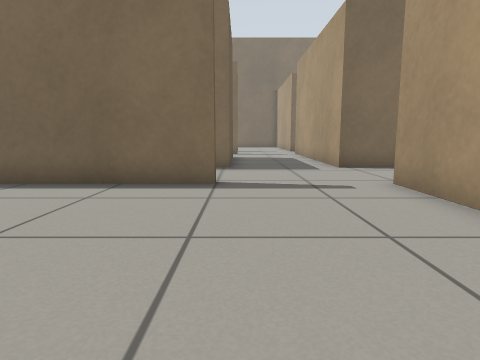
view 1 (above)

24 first-person views from a walk through a Gazebo world. The camera is 0.5 m above the floor, tilts 8° down and sees 75° across. The floor is counted in squares, 0.5 m on a side. Each view is taken from the middle of a square. On the plan, view 1 faces up. The plan holds only what a view shows up to about 12 squares ahead; the rest is blank.

view 2
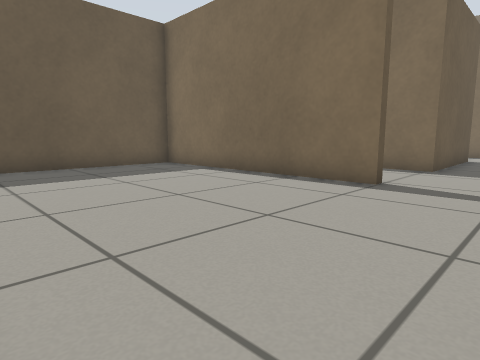

view 3
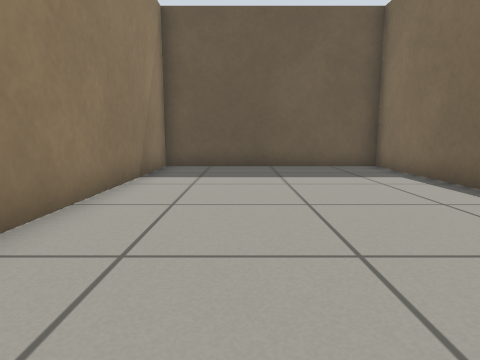

view 4
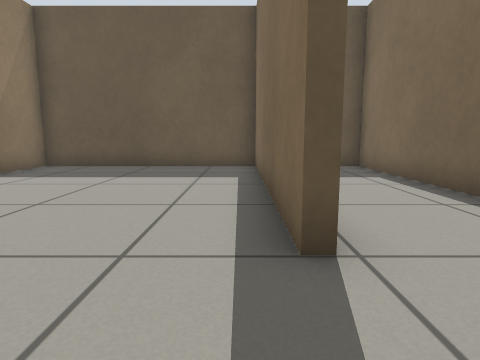

view 5
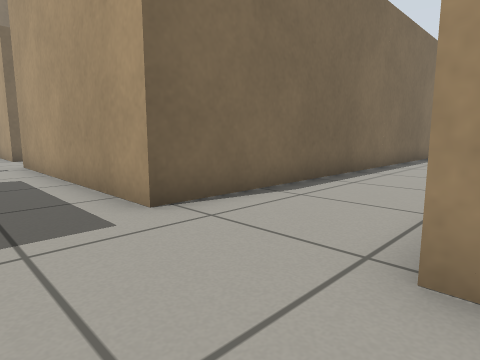

view 6
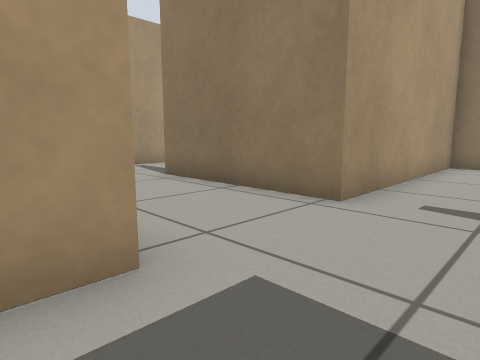

view 7
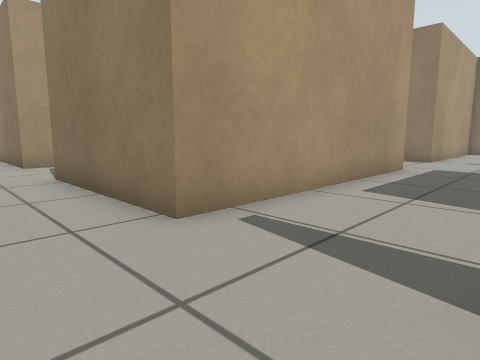

view 8
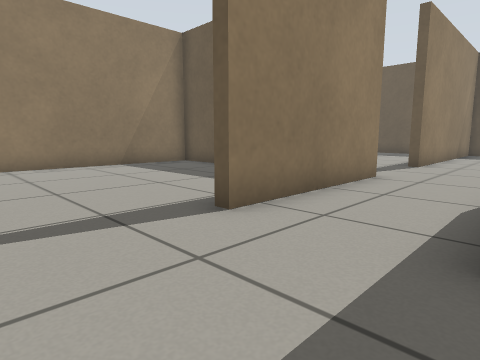

view 9
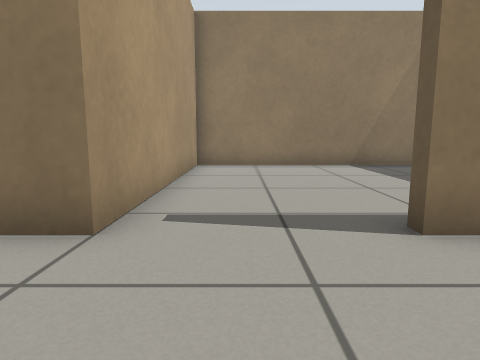

view 10
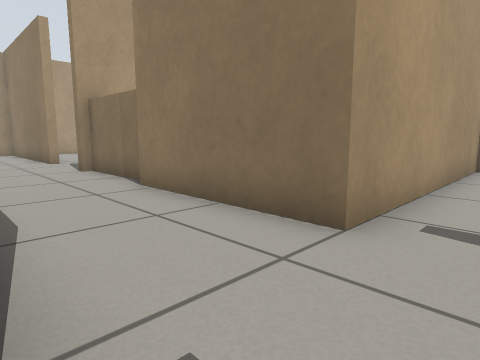

view 11
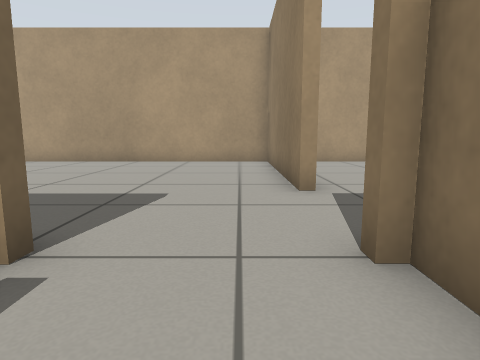

view 12
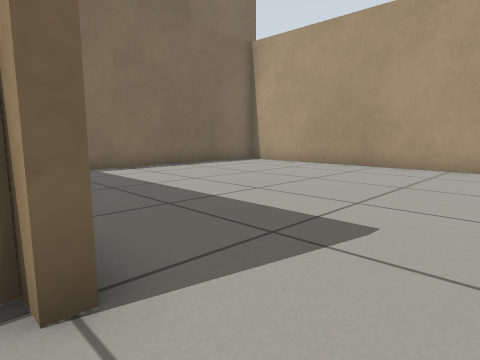

view 13
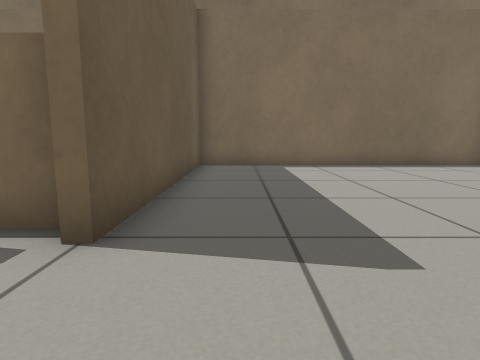

view 14
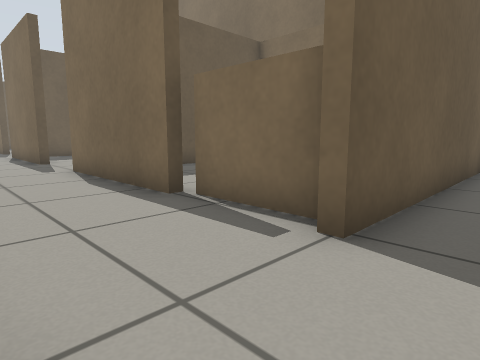

view 15
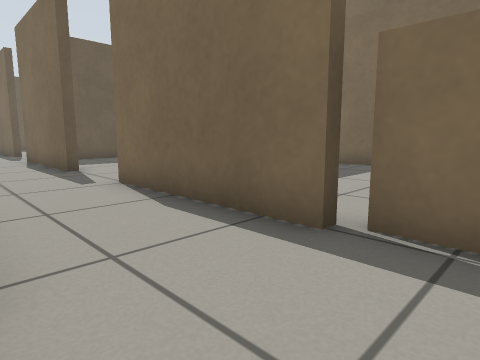

view 16
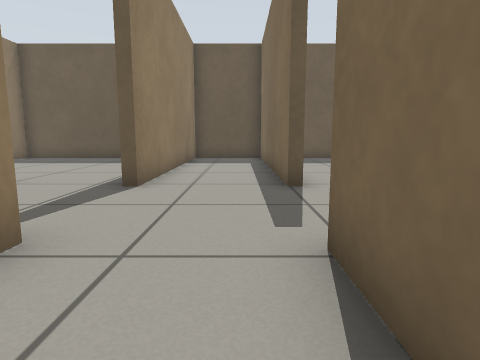

view 17
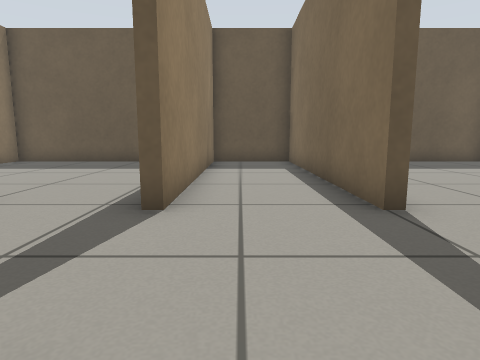

view 18
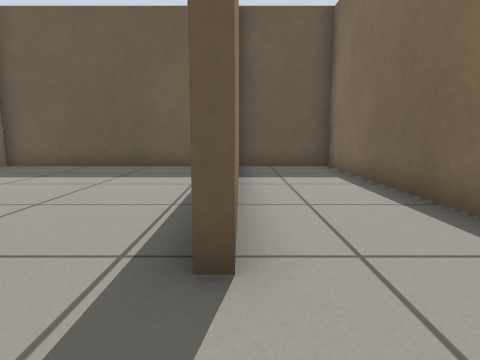

view 19
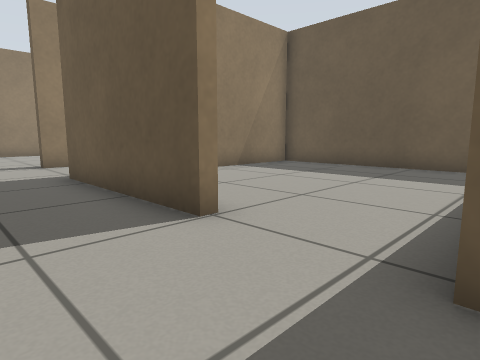

view 20
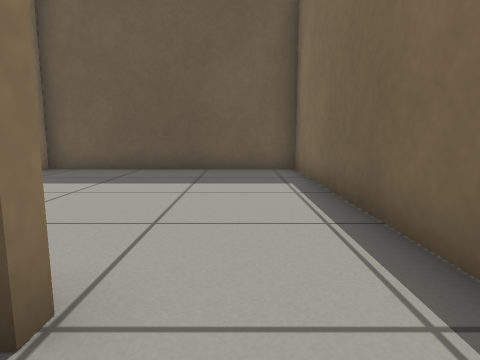

view 21
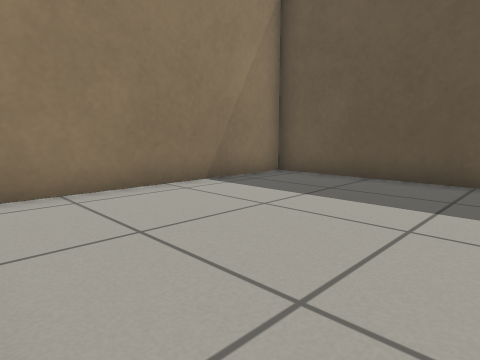

view 22
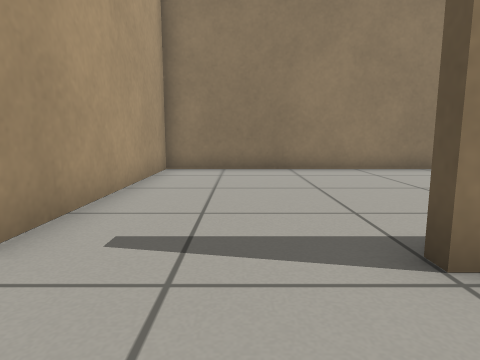

view 23
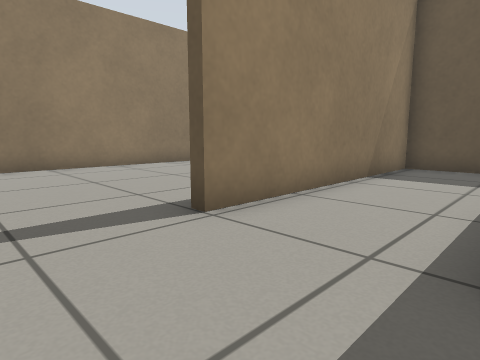

view 24
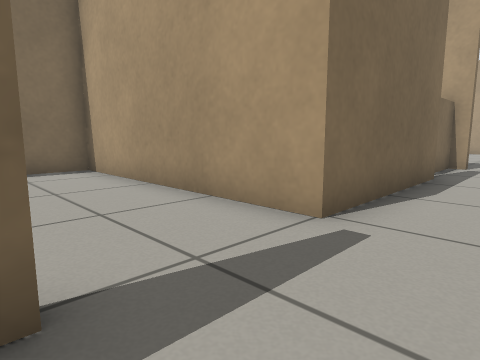

### Floor plan
Points are (right, up) in squares from view 1. A wall is a line through its corners. A room is listed if a view was taken in it or the views show most of it. See-through windows are left out.
Room 1 (views 1, 2, 3, 4, 5, 6, 22, 23)
walls: (-0.5, 6.5) (-8.4, 6.5) (-8.4, -0.5) (3.1, -0.5) (3.1, 6.6); (3.1, 9.9) (3.1, 15.4); (-0.3, 15) (-0.3, 9.9) (-8.4, 9.9) (-8.4, 6.8) (-0.5, 6.8)
ways out: opening at (1.5, 14.5) to room 3; opening at (3, 8)
Room 2 (views 7, 8, 9, 10, 11, 12, 13, 14, 15, 16, 17, 24)
walls: (16.4, 20.9) (11.5, 20.9); (19.3, 16.1) (19.3, 17.9) (19.8, 17.9); (11.5, 17.9) (16, 17.9); (22.7, 17.9) (29.3, 17.9) (29.3, 27.5); (8.4, 20.9) (3.3, 20.9) (3.3, 21.2); (3.1, 17.9) (8.3, 17.9); (29.2, 28.6) (19.6, 28.6) (19.6, 20.9) (19.3, 20.9); (-0.1, 21.4) (-0.1, 20.9) (-8.4, 20.9) (-8.4, 17.9) (-0.1, 17.9)
low walls: (16.5, 17.7) (19.4, 17.7); (19.4, 21.2) (16.6, 21.2)
ways out: opening at (1, 18) to room 3; opening at (10, 18) to room 4; opening at (1.5, 21); opening at (10, 21); opening at (21.5, 17.5); gap at (16, 21)
Room 3 (views 18, 19, 20, 21)
walls: (-0.7, 15) (-0.3, 15); (-1, 17.7) (-8.4, 17.7) (-8.4, 10.3) (-1.6, 10.3); (3.1, 15.4) (3.1, 17.9)
ways out: opening at (1.5, 14.5) to room 1; opening at (1, 18) to room 2
Room 4 (no view inside)
walls: (3.4, 12.1) (3.4, 10.9); (4, 10.3) (11.5, 10.3) (11.5, 17.9)
ways out: opening at (10, 18) to room 2

Positions as (right, up) in squares from view 1, and headings:
1: (0, 0), facing up
2: (2, 0), facing up-left
3: (2, 2), facing left
4: (2, 6), facing left
5: (1, 6), facing up-right
6: (1, 11), facing down-right
7: (0, 20), facing down-right
8: (11, 21), facing down-left
9: (10, 21), facing down
10: (10, 21), facing down-right
11: (17, 19), facing right
12: (19, 19), facing up-right
13: (21, 18), facing up
14: (21, 18), facing up-left
15: (18, 18), facing up-left
16: (6, 20), facing left
17: (4, 19), facing left
18: (2, 18), facing left
19: (2, 18), facing down-left
20: (1, 16), facing left
21: (-1, 16), facing down-left
22: (1, 9), facing down
23: (2, 10), facing down-left
24: (8, 19), facing up-right
